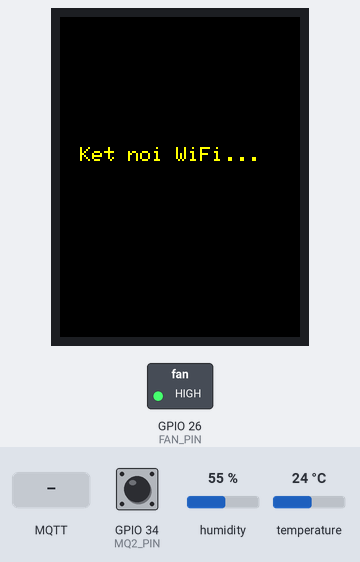
A sketch run on a simulated ESP32. Shown: 240×320 colour display, switched loads named in the sketch (green lamp = pin HIGH). The inputs (shaded band) are chosen by the test bench; at power-on: GPIO 34 (MQ2_PIN) HIGH, humidity 55 %, temperature 24 °C. WiFi joins after 1.5 s; servers stay silent unless stated; network time is answered at once with the bench clock; the local clock reads 2024-03-15 10:24:30 at power-on unless the sketch sets it; EEPROM starts erased; no MQTT or app messages arrive unless stated; the modem accepts every AT command (registered, SIM ready, sends succeed) and sends nothing else; what the sketch prints to the serial monitor is not drawn.

Above: at 17.0 s.
17.1 s: MQTT message "+" arrives on the first subscribed topic
At 18.4 s:
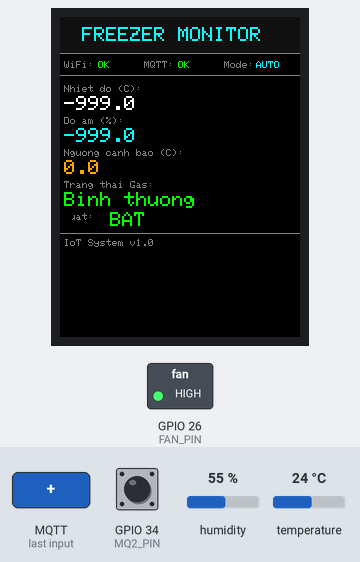
18.7 s: MQTT message "1" arrives on the first subscribed topic
20.2 s: MQTT message "+QGPSLOC:" arrives on the first subscribed topic
At 47.3 s:
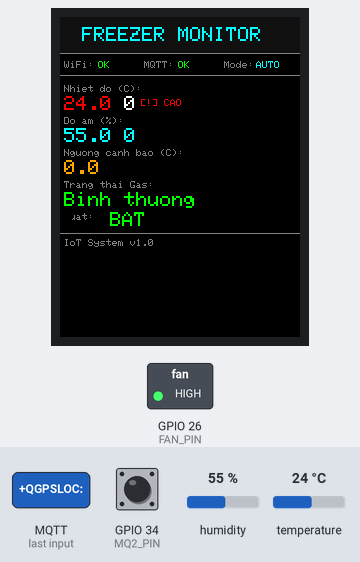
Timing chart, 0 to 47.8 s (numbered marks = the images above; inputs shaded):
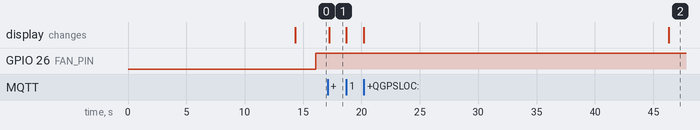

The sketch:

tu_dong.ino
```cpp
#include <WiFi.h>
#include <PubSubClient.h>
#include <DHT.h>
#include <time.h>
#include <Preferences.h>
#include <HardwareSerial.h>
#include <WiFiClientSecure.h>
#include <NTPClient.h>
#include <WiFiUDP.h>

// ===================== THƯ VIỆN TFT =====================
// Cài đặt qua Library Manager:
//   - "Adafruit GFX Library"
//   - "Adafruit ILI9341"
#include <SPI.h>
#include <Adafruit_GFX.h>
#include <Adafruit_ILI9341.h>

// ===================== CHÂN TFT 2.8" SPI =====================
// Kết nối vật lý:
//   TFT VCC  -> 3.3V
//   TFT GND  -> GND
//   TFT CS   -> GPIO 5   (TFT_CS)
//   TFT RESET-> GPIO 4   (TFT_RST)
//   TFT DC   -> GPIO 2   (TFT_DC)
//   TFT MOSI -> GPIO 23  (SPI MOSI mặc định)
//   TFT SCK  -> GPIO 18  (SPI SCK mặc định)
//   TFT LED  -> 3.3V (hoặc qua điện trở 100Ω)
//   TFT MISO -> GPIO 19  (không bắt buộc nếu chỉ ghi)
#define TFT_CS   5
#define TFT_RST  4
#define TFT_DC   2

Adafruit_ILI9341 tft = Adafruit_ILI9341(TFT_CS, TFT_DC, TFT_RST);

// Màu sắc tùy chỉnh
#define COLOR_BG        ILI9341_BLACK
#define COLOR_TITLE_BG  0x1082       // Xanh đậm
#define COLOR_WHITE     ILI9341_WHITE
#define COLOR_CYAN      ILI9341_CYAN
#define COLOR_GREEN     ILI9341_GREEN
#define COLOR_RED       ILI9341_RED
#define COLOR_YELLOW    ILI9341_YELLOW
#define COLOR_ORANGE    0xFD20       // Cam
#define COLOR_GRAY      0x8410       // Xám

// ===================== CẤU HÌNH SIM / GPS =====================
#define SIM_RX 16
#define SIM_TX 17
#define SIM_BAUDRATE 115200
HardwareSerial simSerial(2);

// ===================== PREFERENCES =====================
Preferences prefs;
#define PREF_NAMESPACE "freezer"
#define PREF_KEY_THRESHOLD "threshold"
#define PREF_KEY_PHONE "phone"

// ===================== CHÂN CẢM BIẾN =====================
#define DHTPIN 27
#define DHTTYPE DHT22
#define MQ2_PIN 34
#define FAN_PIN 26

// ===================== WiFi =====================
const char* ssid = "677 5G";
const char* password = "10101010";

// ===================== MQTT =====================
const char* mqtt_server = "broker.emqx.io";
const int mqtt_port = 1883;
const char* mqtt_client_id = "TUIOT_ESP32_Client";
const char* topic_temp      = "tuiot/freezer/temperature";
const char* topic_hum       = "tuiot/freezer/humidity";
const char* topic_threshold = "tuiot/freezer/threshold";
const char* topic_gas       = "tuiot/freezer/gas";
const char* topic_gps       = "tuiot/freezer/gps";
const char* topic_phone     = "tuiot/freezer/phone";
const char* topic_alert     = "tuiot/freezer/alert";
const char* topic_test_call = "tuiot/freezer/test_call";
const char* topic_fan_mode  = "tuiot/freezer/fan_mode";
const char* topic_fan_ctrl  = "tuiot/freezer/fan_ctrl";
const char* topic_fan_status= "tuiot/freezer/fan_status";

// ===================== THINGSPEAK =====================
const char* thingSpeakServer = "api.thingspeak.com";
const String writeApiKey = "VA6IIC1OBJVA7FE3";

WiFiClient espClient;
PubSubClient client(espClient);
DHT dht(DHTPIN, DHTTYPE);
WiFiUDP ntpUDP;
NTPClient timeClient(ntpUDP, "pool.ntp.org", 7 * 3600, 60000);

// ===================== BIẾN TOÀN CỤC =====================
bool fanState   = false;
bool isFanAuto  = true;
unsigned long lastUpdate    = 0;
const unsigned long updateInterval = 15000;
unsigned long lastGPSRequest = 0;
const unsigned long gpsInterval = 5000;
float temperatureThreshold  = 20.0;
bool gasDetected    = false;
bool callMade       = false;
float lastLatitude  = -999;
float lastLongitude = -999;
bool gpsValid       = false;
String phoneNumber  = "+84938718925";
bool lastTempAlertState = false;
bool lastGasAlertState  = false;

// Biến cache màn hình (tránh vẽ lại khi không đổi)
float  prev_temperature = -999;
float  prev_humidity    = -999;
float  prev_threshold   = -999;
bool   prev_gasDetected = false;
bool   prev_fanState    = false;
bool   prev_wifiOK      = false;
bool   prev_mqttOK      = false;
bool   prev_fanAuto     = false;
bool   tftInitialized   = false;

// ===================== HÀM HIỂN THỊ TFT =====================

void drawStaticLayout() {
    tft.fillScreen(COLOR_BG);

    // === TIÊU ĐỀ ===
    tft.fillRect(0, 0, 240, 36, COLOR_TITLE_BG);
    tft.setTextColor(COLOR_CYAN);
    tft.setTextSize(2);
    tft.setCursor(22, 10);
    tft.print("FREEZER MONITOR");

    // === ĐƯỜNG KẺ PHÂN CÁCH ===
    tft.drawLine(0, 36, 240, 36, COLOR_GRAY);

    // --- Nhãn trạng thái ---
    tft.setTextSize(1);
    tft.setTextColor(COLOR_GRAY);
    tft.setCursor(4, 44);   tft.print("WiFi:");
    tft.setCursor(84, 44);  tft.print("MQTT:");
    tft.setCursor(164, 44); tft.print("Mode:");

    tft.drawLine(0, 58, 240, 58, COLOR_GRAY);

    // --- Nhãn cảm biến ---
    tft.setTextSize(1);
    tft.setTextColor(COLOR_GRAY);

    tft.setCursor(4, 68);   tft.print("Nhiet do (C):");
    tft.setCursor(4, 100);  tft.print("Do am (%):");
    tft.setCursor(4, 132);  tft.print("Nguong canh bao (C):");
    tft.setCursor(4, 164);  tft.print("Trang thai Gas:");
    tft.setCursor(4, 196);  tft.print("Quat:");

    // === ĐƯỜNG KẺ ĐÁY ===
    tft.drawLine(0, 216, 240, 216, COLOR_GRAY);

    // === FOOTER ===
    tft.setTextSize(1);
    tft.setTextColor(COLOR_GRAY);
    tft.setCursor(4, 222);
    tft.print("IoT System v1.0");
}

// Xóa vùng giá trị và ghi lại
void clearValueArea(int x, int y, int w, int h) {
    tft.fillRect(x, y, w, h, COLOR_BG);
}

// (XÓA bỏ hàm clearValueArea vì không còn cần thiết nữa)
// ===================== HÀM HIỂN THỊ TFT TỐI ƯU =====================

// LƯU Ý: Đã xóa hàm clearValueArea() để tránh chớp nháy (flicker)

void updateTFT(float temperature, float humidity, bool wifi, bool mqtt) {
    bool needFullRedraw = !tftInitialized;
    if (needFullRedraw) {
        drawStaticLayout();
        tftInitialized = true;
    }

    // === WiFi STATUS ===
    if (needFullRedraw || prev_wifiOK != wifi) {
        tft.setTextSize(1);
        // Kết hợp màu chữ và màu nền để tự động chùi chữ cũ
        tft.setTextColor(wifi ? COLOR_GREEN : COLOR_RED, COLOR_BG);
        tft.setCursor(38, 44);
        tft.print(wifi ? "OK   " : "FAIL ");
        prev_wifiOK = wifi;
    }

    // === MQTT STATUS ===
    if (needFullRedraw || prev_mqttOK != mqtt) {
        tft.setTextSize(1);
        tft.setTextColor(mqtt ? COLOR_GREEN : COLOR_RED, COLOR_BG);
        tft.setCursor(118, 44);
        tft.print(mqtt ? "OK   " : "FAIL ");
        prev_mqttOK = mqtt;
    }

    // === CHẾ ĐỘ QUẠT (AUTO/MANUAL) ===
    if (needFullRedraw || prev_fanAuto != isFanAuto) {
        tft.setTextSize(1);
        tft.setTextColor(isFanAuto ? COLOR_CYAN : COLOR_YELLOW, COLOR_BG);
        tft.setCursor(196, 44);
        // Bù thêm khoảng trắng để chiều dài chuỗi bằng nhau
        tft.print(isFanAuto ? "AUTO  " : "MANUAL");
        prev_fanAuto = isFanAuto;
    }

    // === NHIỆT ĐỘ ===
    if (needFullRedraw || prev_temperature != temperature) {
        tft.setTextSize(2);
        char buf[10];
        bool tempHigh = (temperature > temperatureThreshold);

        if (isnan(temperature)) {
            sprintf(buf, "--.- ");
            tft.setTextColor(COLOR_GRAY, COLOR_BG);
        } else {
            // Định dạng chuỗi ép cứng 5 ký tự để không bị thụt lùi (Ví dụ: " 9.5 ")
            sprintf(buf, "%-5.1f", temperature);
            tft.setTextColor(tempHigh ? COLOR_RED : COLOR_WHITE, COLOR_BG);
        }
        tft.setCursor(4, 79);
        tft.print(buf);

        // --- Hiển thị cảnh báo CAO nằm riêng biệt ---
        tft.setTextSize(1);
        tft.setCursor(80, 82); // Tọa độ X=80 an toàn, không bị nhiệt độ đè lên
        if (!isnan(temperature) && tempHigh) {
            tft.setTextColor(COLOR_RED, COLOR_BG);
            tft.print("[!] CAO");
        } else {
            // In 7 khoảng trắng đè lên để chùi sạch chữ "[!] CAO"
            tft.setTextColor(COLOR_WHITE, COLOR_BG);
            tft.print("       ");
        }
        prev_temperature = temperature;
    }

    // === ĐỘ ẨM ===
    if (needFullRedraw || prev_humidity != humidity) {
        tft.setTextSize(2);
        char buf[10];
        if (isnan(humidity)) {
            sprintf(buf, "--.- ");
            tft.setTextColor(COLOR_GRAY, COLOR_BG);
        } else {
            sprintf(buf, "%-5.1f", humidity);
            tft.setTextColor(COLOR_CYAN, COLOR_BG);
        }
        tft.setCursor(4, 111);
        tft.print(buf);
        prev_humidity = humidity;
    }

    // === NGƯỠNG CẢNH BÁO ===
    if (needFullRedraw || prev_threshold != temperatureThreshold) {
        tft.setTextSize(2);
        tft.setTextColor(COLOR_ORANGE, COLOR_BG);
        tft.setCursor(4, 143);
        char buf[10];
        sprintf(buf, "%-5.1f", temperatureThreshold);
        tft.print(buf);
        prev_threshold = temperatureThreshold;
    }

    // === TRẠNG THÁI GAS (FIX LỖI CHE CHỮ QUẠT) ===
    if (needFullRedraw || prev_gasDetected != gasDetected) {
        tft.setTextSize(2);
        tft.setCursor(4, 175);
        if (gasDetected) {
            tft.setTextColor(COLOR_RED, COLOR_BG);
            // Giới hạn đúng 20 ký tự (Chiều ngang tối đa của màn 240px ở TextSize 2)
            tft.print("[!] GAS - NGUY HIEM ");
        } else {
            tft.setTextColor(COLOR_GREEN, COLOR_BG);
            // Đúng 20 ký tự để chùi toàn bộ dòng báo động đỏ ở trên
            tft.print("Binh thuong         ");
        }
        prev_gasDetected = gasDetected;
    }

    // === TRẠNG THÁI QUẠT ===
    if (needFullRedraw || prev_fanState != fanState) {
        tft.setTextSize(2);
        tft.setCursor(50, 195);
        if (fanState) {
            tft.setTextColor(COLOR_GREEN, COLOR_BG);
            tft.print("BAT    ");
        } else {
            tft.setTextColor(COLOR_GRAY, COLOR_BG);
            tft.print("TAT    ");
        }
        prev_fanState = fanState;
    }
}
// ===================== CÁC HÀM GỐC =====================

bool isValidPhoneNumber(String phone) {
    if (!phone.startsWith("+")) return false;
    for (int i = 1; i < phone.length(); i++) {
        if (!isDigit(phone[i])) return false;
    }
    return phone.length() >= 10 && phone.length() <= 15;
}

void savePhoneToEEPROM(String phone) {
    prefs.begin(PREF_NAMESPACE, false);
    prefs.putString(PREF_KEY_PHONE, phone);
    prefs.end();
}

void saveThresholdToEEPROM(float value) {
    prefs.begin(PREF_NAMESPACE, false);
    prefs.putFloat(PREF_KEY_THRESHOLD, value);
    prefs.end();
}

void makeCall(String phone) {
    if (!isValidPhoneNumber(phone)) return;
    simSerial.println("ATD" + phone + ";");
    Serial.println("Calling: " + phone);
    unsigned long callStartTime = millis();
    while (millis() - callStartTime < 30000) {
        if (client.connected()) client.loop();
        delay(10);
    }
    simSerial.println("ATH");
    Serial.println("Call ended");
}

bool checkGPSStatus() {
    simSerial.println("AT+QGPS?");
    delay(200);
    String response = "";
    while (simSerial.available()) response += simSerial.readStringUntil('\n');
    return response.indexOf("+QGPS: 1") != -1;
}

float nmeaToDecimal(float nmea) {
    int degrees = int(nmea / 100);
    float minutes = nmea - (degrees * 100);
    return degrees + (minutes / 60.0);
}

void processGPSLocation() {
    simSerial.println("AT+QGPSLOC?");
    delay(200);
    String response = "";
    while (simSerial.available()) response += simSerial.readStringUntil('\n');

    if (response.indexOf("+QGPSLOC:") == -1) { gpsValid = false; return; }

    int startIdx = response.indexOf("+QGPSLOC:") + 9;
    int endIdx = response.indexOf('\n', startIdx);
    String data = response.substring(startIdx, endIdx);
    String fields[20];
    int fieldIndex = 0, fromIdx = 0;
    while (fieldIndex < 20) {
        int commaIdx = data.indexOf(',', fromIdx);
        if (commaIdx == -1) { fields[fieldIndex++] = data.substring(fromIdx); break; }
        fields[fieldIndex++] = data.substring(fromIdx, commaIdx);
        fromIdx = commaIdx + 1;
    }

    if (fieldIndex < 3) { gpsValid = false; return; }

    String latStr = fields[1], lonStr = fields[2];
    String lat_dir = latStr.substring(latStr.length() - 1);
    String lon_dir = lonStr.substring(lonStr.length() - 1);
    latStr = latStr.substring(0, latStr.length() - 1);
    lonStr = lonStr.substring(0, lonStr.length() - 1);

    float lat_nmea = latStr.toFloat(), lon_nmea = lonStr.toFloat();
    if (lat_nmea == 0 || lon_nmea == 0) { gpsValid = false; return; }

    float lat = nmeaToDecimal(lat_nmea), lon = nmeaToDecimal(lon_nmea);
    if (lat_dir == "S") lat = -lat;
    if (lon_dir == "W") lon = -lon;

    gpsValid = true; lastLatitude = lat; lastLongitude = lon;
    char gpsStr[32]; snprintf(gpsStr, sizeof(gpsStr), "%.6f,%.6f", lat, lon);
    client.publish(topic_gps, gpsStr);
}

void sendAlert(String type, String timestamp) {
    String alertMsg = type + "|" + timestamp;
    client.publish(topic_alert, alertMsg.c_str());
}

void reconnect() {
    while (!client.connected() && WiFi.status() == WL_CONNECTED) {
        Serial.print("Connecting to MQTT...");
        if (client.connect(mqtt_client_id)) {
            Serial.println("connected");
            client.subscribe(topic_threshold);
            client.subscribe(topic_phone);
            client.subscribe(topic_test_call);
            client.subscribe(topic_fan_mode);
            client.subscribe(topic_fan_ctrl);
        } else {
            Serial.print("failed, rc="); Serial.print(client.state());
            delay(3000);
        }
    }
}

void callback(char* topic, byte* payload, unsigned int length) {
    String message;
    for (unsigned int i = 0; i < length; i++) message += (char)payload[i];
    Serial.println("MQTT Rx [" + String(topic) + "]: " + message);

    bool needTftUpdate = false; // Cờ báo hiệu cần vẽ lại màn hình ngay

    if (String(topic) == topic_threshold) {
        float newThreshold = message.toFloat();
        if (newThreshold >= -30.0 && newThreshold <= 50.0) {
            temperatureThreshold = newThreshold;
            saveThresholdToEEPROM(temperatureThreshold);
            needTftUpdate = true; // Yêu cầu cập nhật TFT
        }
    } else if (String(topic) == topic_phone) {
        if (isValidPhoneNumber(message)) {
            phoneNumber = message;
            savePhoneToEEPROM(phoneNumber);
        }
    } else if (String(topic) == topic_test_call) {
        if (message == "CALL") makeCall(phoneNumber);
    } else if (String(topic) == topic_fan_mode) {
        isFanAuto = (message == "AUTO");
        needTftUpdate = true; // Yêu cầu cập nhật TFT
    } else if (String(topic) == topic_fan_ctrl) {
        if (!isFanAuto) {
            fanState = (message == "ON");
            digitalWrite(FAN_PIN, fanState ? HIGH : LOW);
            client.publish(topic_fan_status, fanState ? "ON" : "OFF");
            needTftUpdate = true; // Yêu cầu cập nhật TFT
        }
    }

    // Nếu có sự thay đổi thông số từ MQTT, vẽ lại màn hình ngay lập tức!
    // Ta truyền vào prev_temperature và prev_humidity để màn hình giữ nguyên số đo cảm biến cũ
    if (needTftUpdate) {
        updateTFT(prev_temperature, prev_humidity, WiFi.status() == WL_CONNECTED, client.connected());
    }
}
void sendToThingSpeak(float temperature, float humidity, bool gas, float lat, float lon) {
    if (WiFi.status() == WL_CONNECTED) {
        WiFiClientSecure tsClient; tsClient.setInsecure();
        if (tsClient.connect(thingSpeakServer, 443)) {
            String postData = "api_key=" + writeApiKey
                + "&field1=" + String(temperature, 2)
                + "&field2=" + String(humidity, 2)
                + "&field3=" + String(gas ? 1 : 0);
            if (gpsValid) postData += "&field4=" + String(lat, 6) + "&field5=" + String(lon, 6);
            tsClient.println("POST /update HTTP/1.1");
            tsClient.println("Host: api.thingspeak.com");
            tsClient.println("Connection: close");
            tsClient.println("Content-Type: application/x-www-form-urlencoded");
            tsClient.println("Content-Length: " + String(postData.length()));
            tsClient.println(); tsClient.println(postData); tsClient.stop();
        }
    }
}

// ===================== SETUP =====================
void setup() {
    Serial.begin(115200);

    // Khởi tạo TFT trước tiên để hiển thị trạng thái boot
    tft.begin();
    tft.setRotation(2);         // Dọc 240x320; đổi sang 1 hoặc 3 nếu muốn ngang
    tft.fillScreen(COLOR_BG);
    tft.setTextColor(COLOR_CYAN);
    tft.setTextSize(2);
    tft.setCursor(20, 130);
    tft.print("Khoi dong...");
    tft.setTextSize(1);
    tft.setTextColor(COLOR_GRAY);
    tft.setCursor(30, 158);
    tft.print("Freezer Monitor");

    pinMode(FAN_PIN, OUTPUT); digitalWrite(FAN_PIN, LOW);
    pinMode(MQ2_PIN, INPUT);

    // SIM / GPS
    simSerial.begin(SIM_BAUDRATE, SERIAL_8N1, SIM_RX, SIM_TX);
    delay(10000);
    simSerial.println("AT+QGPS=1"); delay(2000);
    simSerial.println("AT+QGPSCFG=\"outport\",1"); delay(2000);

    // Đọc Preferences
    prefs.begin(PREF_NAMESPACE, true);
    phoneNumber = prefs.getString(PREF_KEY_PHONE, "+84938718925");
    temperatureThreshold = prefs.getFloat(PREF_KEY_THRESHOLD, 20.0);
    prefs.end();

    // WiFi
    tft.fillScreen(COLOR_BG);
    tft.setTextColor(COLOR_YELLOW);
    tft.setTextSize(2);
    tft.setCursor(20, 130);
    tft.print("Ket noi WiFi...");
    WiFi.begin(ssid, password);
    while (WiFi.status() != WL_CONNECTED) { delay(500); Serial.print("."); }
    Serial.println("\nWiFi connected");

    // MQTT
    client.setServer(mqtt_server, mqtt_port);
    client.setCallback(callback);
    client.setKeepAlive(90);

    timeClient.begin();
    dht.begin();

    // Vẽ giao diện chính ngay khi xong boot
    tftInitialized = false; // Bắt buộc vẽ lại toàn bộ lần đầu
}

// ===================== LOOP =====================
void loop() {
    // WiFi reconnect
    if (WiFi.status() != WL_CONNECTED) {
        WiFi.disconnect(); WiFi.reconnect();
        unsigned long startAttempt = millis();
        while (WiFi.status() != WL_CONNECTED && millis() - startAttempt < 10000) delay(500);
    }
    if (!client.connected() && WiFi.status() == WL_CONNECTED) reconnect();
    client.loop();
    timeClient.update();

    unsigned long currentMillis = millis();

    // GPS
    if (currentMillis - lastGPSRequest >= gpsInterval) {
        if (checkGPSStatus()) processGPSLocation();
        else simSerial.println("AT+QGPS=1");
        lastGPSRequest = currentMillis;
    }

    static bool callMadeForTemp = false;

    if (currentMillis - lastUpdate >= updateInterval) {
        float temperature = dht.readTemperature();
        float humidity    = dht.readHumidity();
        gasDetected = !digitalRead(MQ2_PIN);

        String timestamp = timeClient.getFormattedTime();

        // LOGIC QUẠT TỰ ĐỘNG
        if (isFanAuto && !isnan(temperature)) {
            bool newFanState = (temperature > temperatureThreshold);
            if (newFanState != fanState) {
                fanState = newFanState;
                digitalWrite(FAN_PIN, fanState ? HIGH : LOW);
                client.publish(topic_fan_status, fanState ? "ON" : "OFF");
            }
        }

        // Cảnh báo nhiệt độ
        bool tempAlert = (temperature > temperatureThreshold);
        if (tempAlert && !lastTempAlertState) {
            sendAlert("Temperature High", timestamp);
            if (!callMadeForTemp) { makeCall(phoneNumber); callMadeForTemp = true; }
        } else if (!tempAlert && callMadeForTemp) {
            callMadeForTemp = false;
        }
        lastTempAlertState = tempAlert;

        // Cảnh báo gas
        if (gasDetected && !lastGasAlertState) {
            sendAlert("Gas Detected", timestamp);
            if (!callMade) { makeCall(phoneNumber); callMade = true; }
        } else if (!gasDetected && callMade) { callMade = false; }
        lastGasAlertState = gasDetected;

        // Publish MQTT & ThingSpeak
        if (!isnan(temperature) && !isnan(humidity)) {
            char tempStr[8], humStr[8];
            dtostrf(temperature, 6, 2, tempStr);
            dtostrf(humidity, 6, 2, humStr);
            client.publish(topic_temp, tempStr);
            client.publish(topic_hum, humStr);
            client.publish(topic_gas, gasDetected ? "1" : "0");
            client.publish(topic_fan_status, fanState ? "ON" : "OFF");
            sendToThingSpeak(temperature, humidity, gasDetected, lastLatitude, lastLongitude);
        }

        // === CẬP NHẬT MÀN HÌNH TFT ===
        bool wifiOK = (WiFi.status() == WL_CONNECTED);
        bool mqttOK = client.connected();
        updateTFT(temperature, humidity, wifiOK, mqttOK);

        lastUpdate = currentMillis;
    }
}
```

Measured:
- after the input at 17.1 s, the display: changes after 0.12 s (image 1)
- after the input at 20.2 s, the display: first changes at once (image 2 shows a later state)
